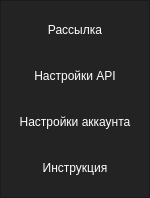
        <widget class="QFrame" name="frame_left_menu">
         <property name="minimumSize">
          <size>
           <width>150</width>
           <height>0</height>
          </size>
         </property>
         <property name="maximumSize">
          <size>
           <width>150</width>
           <height>16777215</height>
          </size>
         </property>
         <property name="styleSheet">
          <string notr="true">background-color: rgb(35, 35, 35);</string>
         </property>
         <property name="frameShape">
          <enum>QFrame::StyledPanel</enum>
         </property>
         <property name="frameShadow">
          <enum>QFrame::Raised</enum>
         </property>
         <layout class="QVBoxLayout" name="verticalLayout_3">
          <property name="leftMargin">
           <number>0</number>
          </property>
          <property name="topMargin">
           <number>0</number>
          </property>
          <property name="rightMargin">
           <number>0</number>
          </property>
          <property name="bottomMargin">
           <number>0</number>
          </property>
          <item alignment="Qt::AlignTop">
           <widget class="QFrame" name="frame_top_menus">
            <property name="frameShape">
             <enum>QFrame::NoFrame</enum>
            </property>
            <property name="frameShadow">
             <enum>QFrame::Raised</enum>
            </property>
            <layout class="QVBoxLayout" name="verticalLayout_2">
             <item>
              <widget class="QPushButton" name="btn_page_new">
               <property name="minimumSize">
                <size>
                 <width>0</width>
                 <height>40</height>
                </size>
               </property>
               <property name="styleSheet">
                <string notr="true">QPushButton {
	color: rgb(255, 255, 255);
	background-color: rgb(35, 35, 35);
	border: 0px solid;
}
QPushButton:hover {
	background-color: rgb(85, 170, 255);
}</string>
               </property>
               <property name="text">
                <string>Рассылка</string>
               </property>
              </widget>
             </item>
             <item>
              <widget class="QPushButton" name="btn_page_api_settings">
               <property name="minimumSize">
                <size>
                 <width>0</width>
                 <height>40</height>
                </size>
               </property>
               <property name="styleSheet">
                <string notr="true">QPushButton {
	color: rgb(255, 255, 255);
	background-color: rgb(35, 35, 35);
	border: 0px solid;
}
QPushButton:hover {
	background-color: rgb(85, 170, 255);
}</string>
               </property>
               <property name="text">
                <string>Настройки API</string>
               </property>
              </widget>
             </item>
             <item>
              <widget class="QPushButton" name="btn_page_account_settings">
               <property name="minimumSize">
                <size>
                 <width>0</width>
                 <height>40</height>
                </size>
               </property>
               <property name="styleSheet">
                <string notr="true">QPushButton {
	color: rgb(255, 255, 255);
	background-color: rgb(35, 35, 35);
	border: 0px solid;
}

QPushButton.isActive,
QPushButton:hover {
	background-color: rgb(85, 170, 255);
}
</string>
               </property>
               <property name="text">
                <string>Настройки аккаунта</string>
               </property>
              </widget>
             </item>
             <item>
              <widget class="QPushButton" name="btn_page_help">
               <property name="minimumSize">
                <size>
                 <width>0</width>
                 <height>40</height>
                </size>
               </property>
               <property name="styleSheet">
                <string notr="true">QPushButton {
	color: rgb(255, 255, 255);
	background-color: rgb(35, 35, 35);
	border: 0px solid;
}
QPushButton:hover {
	background-color: rgb(85, 170, 255);
}</string>
               </property>
               <property name="text">
                <string>Инструкция</string>
               </property>
              </widget>
             </item>
            </layout>
           </widget>
          </item>
         </layout>
        </widget>
